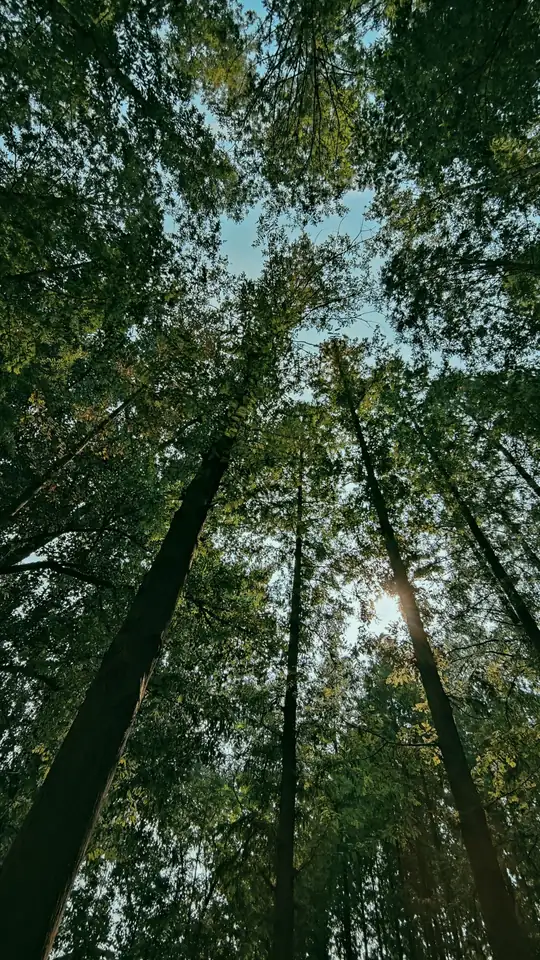
#> input picture app/src/main/assets/backgrounds/forest-botanical/forest-botanical-01.webp, 540 x 960 px; its folder holds only this picture in this run
$ python process_images.py
#> lines starting #> are read from the running program, lines starting #| are printed output that depends on the picture
#!/usr/bin/env python3
"""
scripts/process_images.py

Batch processes background images for Stillwords:
1. Center-crops each image to 9:16 and resizes to 1080x1920.
2. Converts to WebP format at ~75 quality, dynamically tuning if needed to stay under 180 KB.
3. Strips all EXIF/ICC metadata.
4. Preserves file stem names with .webp extension under app/src/main/assets/backgrounds/<theme>/.
5. Converts design-assets/credits.csv and design-assets/ai-sources.csv to app/src/main/assets/credits.json.

How to run:
    python scripts/process_images.py
"""

import os
import sys
import csv
import json
import io
from pathlib import Path
from PIL import Image

TARGET_WIDTH = 1080
TARGET_HEIGHT = 1920
TARGET_RATIO = TARGET_WIDTH / TARGET_HEIGHT  # 9/16 = 0.5625
MAX_FILE_SIZE_BYTES = 180 * 1024  # 180 KB
INITIAL_QUALITY = 75

BASE_DIR = Path(__file__).resolve().parent.parent
INPUT_BACKGROUNDS_DIR = BASE_DIR / "design-assets" / "backgrounds"
OUTPUT_BACKGROUNDS_DIR = BASE_DIR / "app" / "src" / "main" / "assets" / "backgrounds"
CREDITS_CSV = BASE_DIR / "design-assets" / "credits.csv"
AI_SOURCES_CSV = BASE_DIR / "design-assets" / "ai-sources.csv"
OUTPUT_CREDITS_JSON = BASE_DIR / "app" / "src" / "main" / "assets" / "credits.json"


def process_image(input_path: Path, output_path: Path):
    """
    Reads, center-crops to 9:16, strips metadata, and encodes to lossy WebP (method 6).
    If file exceeds 180 KB at quality 60 at 1080x1920, downscales to 900x1600 (or 720x1280 / 540x960)
    to guarantee every file <= 180 KB.
    """
    output_path.parent.mkdir(parents=True, exist_ok=True)

    with Image.open(input_path) as img:
#> img is the input picture: PIL image 540x960 RGB; mean R, G, B 53.3, 70.6, 52.7
        if img.mode != "RGB":
            img = img.convert("RGB")

        orig_w, orig_h = img.size
#> orig_w = 540; orig_h = 960
        orig_ratio = orig_w / orig_h
#> orig_ratio = 0.562

        # Center-crop to 9:16
        if orig_ratio > TARGET_RATIO:
            crop_w = int(orig_h * TARGET_RATIO)
            crop_h = orig_h
            left = (orig_w - crop_w) // 2
            top = 0
            right = left + crop_w
            bottom = orig_h
        else:
            crop_w = orig_w
#> crop_w = 540
            crop_h = int(orig_w / TARGET_RATIO)
#> crop_h = 960
            left = 0
            top = (orig_h - crop_h) // 2
#> top = 0
            right = orig_w
#> right = 540
            bottom = top + crop_h
#> bottom = 960

        cropped = img.crop((left, top, right, bottom))

        def encode_clean(image_obj, q: int) -> bytes:
            clean = Image.new("RGB", image_obj.size)
            clean.paste(image_obj, (0, 0))
            buf = io.BytesIO()
            clean.save(buf, format="WEBP", quality=q, method=6, lossless=False)
            return buf.getvalue()

        # Step 1: Try standard 1080x1920
        res_1080 = (TARGET_WIDTH, TARGET_HEIGHT)
        img_1080 = cropped.resize(res_1080, Image.Resampling.LANCZOS)
        bytes_60 = encode_clean(img_1080, 60)
#> in encode_clean, `clean = Image.new("RGB", image_obj.size)`: clean: PIL image 1080x1920 RGB; every value is 0

        final_bytes = None
        final_res = res_1080
        final_q = 60
        is_downscaled = False

        if len(bytes_60) <= MAX_FILE_SIZE_BYTES:
            # Fits at 1080x1920; search highest quality in [60, 75]
            final_bytes = bytes_60
            for q in range(INITIAL_QUALITY, 59, -1):
                b = encode_clean(img_1080, q)
                if len(b) <= MAX_FILE_SIZE_BYTES:
                    final_bytes = b
                    final_q = q
                    break
        else:
            # Over 180 KB at q=60: downscale to 900x1600 (still 9:16)
            is_downscaled = True
            res_900 = (900, 1600)
            img_900 = cropped.resize(res_900, Image.Resampling.LANCZOS)
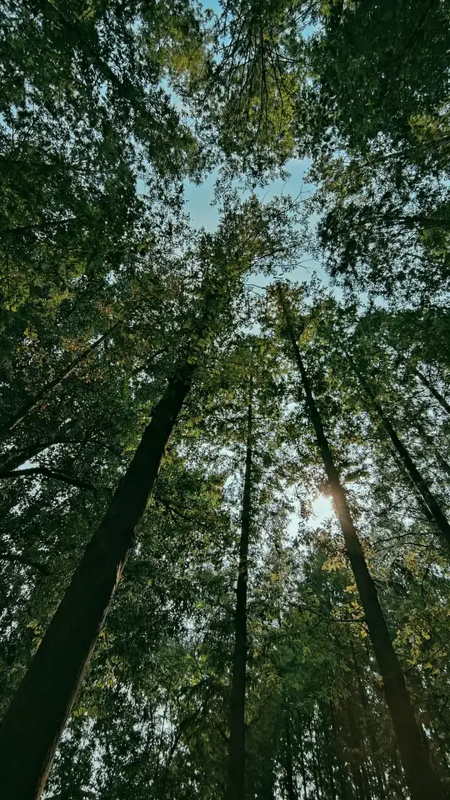
#> img_900: PIL image 900x1600 RGB (shown at 1/2 size); mean R, G, B 53.4, 70.6, 52.8
            bytes_900_60 = encode_clean(img_900, 60)
#> in encode_clean (call 2), `clean = Image.new("RGB", image_obj.size)`: clean: PIL image 900x1600 RGB; every value is 0

            if len(bytes_900_60) <= MAX_FILE_SIZE_BYTES:
                final_res = res_900
                final_bytes = bytes_900_60
                for q in range(INITIAL_QUALITY, 59, -1):
                    b = encode_clean(img_900, q)
                    if len(b) <= MAX_FILE_SIZE_BYTES:
                        final_bytes = b
                        final_q = q
                        break
            else:
                # Still over 180 KB at 900x1600: downscale to 720x1280 or 540x960 to guarantee <= 180 KB
                for res in [(720, 1280), (540, 960)]:
                    img_sub = cropped.resize(res, Image.Resampling.LANCZOS)
                    b_sub = encode_clean(img_sub, 60)
                    if len(b_sub) <= MAX_FILE_SIZE_BYTES:
                        final_res = res
                        final_bytes = b_sub
                        final_q = 60
                        break
                if final_bytes is None:
                    final_res = (540, 960)
                    final_bytes = encode_clean(cropped.resize((540, 960), Image.Resampling.LANCZOS), 60)
                    final_q = 60

        with open(output_path, "wb") as f:
            f.write(final_bytes)

    return len(final_bytes), final_res, final_q, is_downscaled


def process_all_images():
    print(f"Scanning themes in: {INPUT_BACKGROUNDS_DIR}")
    if not INPUT_BACKGROUNDS_DIR.exists():
        print(f"Error: {INPUT_BACKGROUNDS_DIR} does not exist!")
        sys.exit(1)

    theme_dirs = [d for d in INPUT_BACKGROUNDS_DIR.iterdir() if d.is_dir()]
    print(f"Found {len(theme_dirs)} themes: {[d.name for d in theme_dirs]}")

    total_processed = 0
    total_bytes = 0
    largest_file = None
    largest_bytes = 0
    downscaled_files = []

    for theme_dir in sorted(theme_dirs):
        theme_name = theme_dir.name
        out_theme_dir = OUTPUT_BACKGROUNDS_DIR / theme_name
        image_files = [f for f in theme_dir.iterdir() if f.is_file() and f.suffix.lower() in [".jpg", ".jpeg", ".png", ".webp"]]
        print(f"Processing theme '{theme_name}': {len(image_files)} images...")

        for img_file in sorted(image_files):
            out_file = out_theme_dir / f"{img_file.stem}.webp"
            size, res, q, was_downscaled = process_image(img_file, out_file)
#> size = 183200; res = (720, 1280); q = 60; was_downscaled = True
            total_processed += 1
            total_bytes += size
#> total_bytes = 183200

            if size > largest_bytes:
                largest_bytes = size
#> largest_bytes = 183200
                largest_file = f"{theme_name}/{out_file.name} ({size / 1024:.1f} KB, res={res[0]}x{res[1]}, q={q})"

            if was_downscaled:
                downscaled_files.append((f"{theme_name}/{out_file.name}", res, q, size))

    total_mb = total_bytes / (1024 * 1024)
#> total_mb = 0.221
    print("\n--- Image Processing Results ---")
    print(f"Total processed images: {total_processed}")
    print(f"Total size of backgrounds: {total_mb:.2f} MB ({total_bytes:,} bytes)")
#| Total size of backgrounds: 0.22 MB (231,442 bytes)
    print(f"Largest file: {largest_file}")
#| Largest file: forest-botanical/forest-botanical-01.webp (178.9 KB, res=720x1280, q=60)
    print(f"Total downscaled files: {len(downscaled_files)}")
#| Total downscaled files: 1
    for name, res, q, size in downscaled_files:
        print(f"  - {name}: {res[0]}x{res[1]} at q={q} ({size / 1024:.1f} KB)")
#> this loop made 1 pass
#> (res, q, size) on pass 1: ((720, 1280), 60, 183200)
#|   - forest-botanical/forest-botanical-01.webp: 720x1280 at q=60 (178.9 KB)

    return total_processed, total_bytes, largest_file, largest_bytes, downscaled_files


def build_credits_json():
    print(f"\nConverting credits from {CREDITS_CSV} and {AI_SOURCES_CSV} to {OUTPUT_CREDITS_JSON}...")
    credits = []
#> credits = []
    if CREDITS_CSV.exists():
        with open(CREDITS_CSV, mode="r", encoding="utf-8-sig") as f:
            reader = csv.DictReader(f)
            for row in reader:
                orig_file = row.get("file", "").strip()
                photographer = row.get("photographer", "").strip()
                source_url = row.get("source_url", "").strip()

                # Derive webp file name
                stem = Path(orig_file).stem
                webp_file = f"{stem}.webp"

                # Determine theme from file name prefix, e.g. "forest-botanical-01.jpg" -> "forest-botanical"
                parts = stem.rsplit("-", 1)
                theme = parts[0] if len(parts) == 2 else ""

                credits.append({
                    "file": webp_file,
                    "originalFile": orig_file,
                    "theme": theme,
                    "photographer": photographer,
                    "sourceUrl": source_url,
                    "isAi": False
                })

    ai_sources = []
    if AI_SOURCES_CSV.exists():
        with open(AI_SOURCES_CSV, mode="r", encoding="utf-8-sig") as f:
            reader = csv.DictReader(f)
            for row in reader:
                file_name = row.get("file", "").strip()
                tool = row.get("tool", "").strip()
                date = row.get("date", "").strip()
                if file_name:
                    stem = Path(file_name).stem
                    ai_sources.append({
                        "file": f"{stem}.webp",
                        "originalFile": file_name,
                        "tool": tool,
                        "date": date
                    })

    has_ai = len(ai_sources) > 0 or any(c.get("isAi", False) for c in credits)
#> has_ai = False
    credits_data = {
        "statement": "Some backgrounds were created with AI tools." if has_ai else "",
        "credits": credits,
        "aiSources": ai_sources
    }
#> credits_data = {'statement': '', 'credits': [], 'aiSources': []}

    OUTPUT_CREDITS_JSON.parent.mkdir(parents=True, exist_ok=True)
    with open(OUTPUT_CREDITS_JSON, "w", encoding="utf-8") as f:
        json.dump(credits_data, f, indent=2, ensure_ascii=False)

    print(f"Generated {OUTPUT_CREDITS_JSON} with {len(credits)} photo credits and {len(ai_sources)} AI sources.")
#| Generated app/src/main/assets/credits.json with 0 photo credits and 0 AI sources.


if __name__ == "__main__":
    process_all_images()
    build_credits_json()
